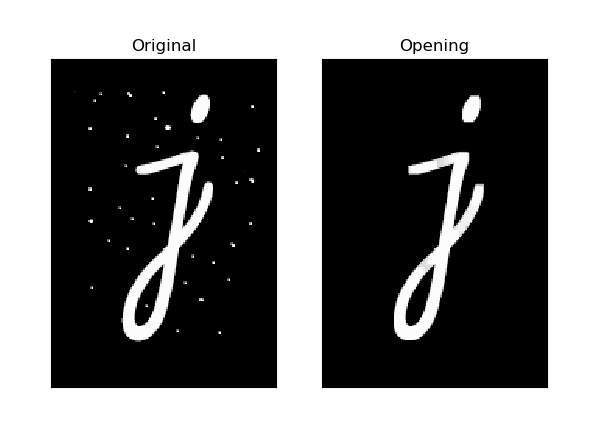

Write the Python code that produced this figure.

import cv2 
import numpy as np
from matplotlib import pyplot as plt

img = cv2.imread('j-n.png',0)
kernel = np.ones((5,5),np.uint8) 
opening = cv2.morphologyEx(img, cv2.MORPH_OPEN, kernel)

img1 = cv2.cvtColor(img, cv2.COLOR_BGR2RGB)
img2 = cv2.cvtColor(opening, cv2.COLOR_BGR2RGB)

plt.subplot(121),plt.imshow(img1),plt.title('Original') 
plt.xticks([]), plt.yticks([]) 
plt.subplot(122),plt.imshow(img2),plt.title('Opening') 
plt.xticks([]), plt.yticks([]) 
plt.show()
